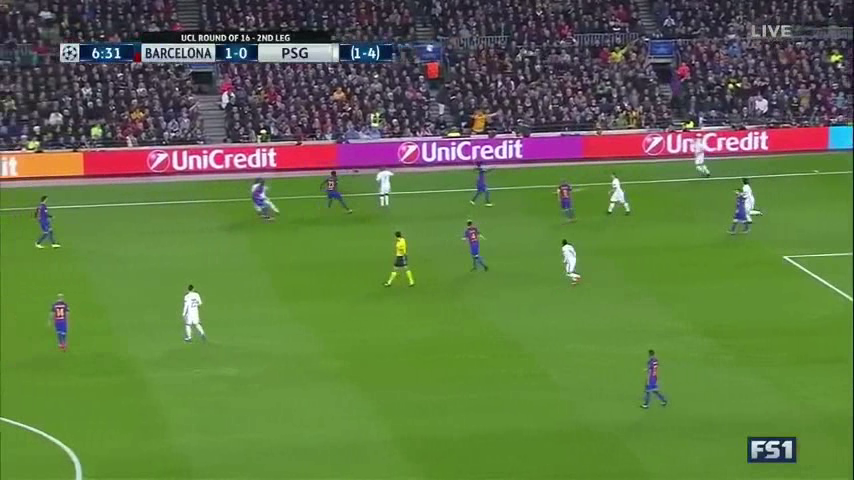
//> input picture frame 30 of MTI805_Project/BLOB_DETECTION/soccer.avi, 854 x 480 px
$ ./BLOB_DETECTION   (built with g++ and OpenCV 4)
//> lines starting //> are read from the running program, lines starting //| are printed output that depends on the picture; after the words box and inside, x2 and y2 are one past the last pixel; in counts of white or black regions, pixels touching at a corner belong together
### MTI805_Project/BLOB_DETECTION/stdafx.h
// stdafx.h : include file for standard system include files,
// or project specific include files that are used frequently, but
// are changed infrequently
//

#pragma once

#include "targetver.h"

#include <stdio.h>
#include <tchar.h>


// TODO: reference additional headers your program requires here

### MTI805_Project/BLOB_DETECTION/BLOB_DETECTION.cpp
// MTI805_Laboratoire_2_Panorama.cpp : Defines the entry point for the console application.
//

#include "stdafx.h"
#include <stdio.h>
#include <iostream>
#include "opencv2/core.hpp"
#include "opencv2/features2d.hpp"
#include "opencv2/xfeatures2d.hpp"
#include "opencv2/highgui.hpp"
#include "opencv2/imgproc/imgproc.hpp"
#include "opencv2/calib3d/calib3d.hpp"
#include "opencv2/ml.hpp"
#include "opencv2/objdetect/objdetect.hpp"

using namespace cv;
using namespace cv::xfeatures2d;
using namespace cv::ml;
using namespace std;

// [6 lines of commented-out code are left out]

const int GREEN_HUE_HIGH_BLOB = 76;
const int GREEN_HUE_LOW_BLOB = 34;
const int GREEN_SAT_HIGH_BLOB = 255;
const int GREEN_SAT_LOW_BLOB = 37;
const int GREEN_vOL_HIGH_BLOB = 255;
const int GREEN_vOL_LOW_BLOB = 0;

const int SIZE_OBJECT_TO_REMOVE_BLOB = 20;

const int WIDTH = 32;
const int HEIGHT = 64;
const int LABEL_POS = 1;
const int LABEL_NEG = -1;

string itos(int i);
bool isGreen(Vec3f color);

int main()
{

	VideoCapture cap("soccer.avi"); // load the video
	String player_cascade_name = "cascade.xml";
	CascadeClassifier player_cascade;
	Mat imgOriginal;
	Mat imgHSV, imgGray;
	Mat imgThresholded_blob;
	Mat imgThresholdedBlob;
	Mat imgMask;
	bool bSuccess = false;
	bool emTrained = false;
	vector<Rect> players;
	vector<Mat> playersImage;
	Mat hist;

	// video
	if (!cap.isOpened())  // if not success, exit program
	{
		cout << "Cannot open the mp4 video file." << endl;
		return -1;
	}

	// controls for tuning HSV values
	namedWindow("Control", CV_WINDOW_AUTOSIZE);

	int iLowH = 0;
	int iHighH = 179;

	int iLowS = 0;
	int iHighS = 255;

	int iLowV = 0;
	int iHighV = 255;

	// create trackbars in "Control" window
	cvCreateTrackbar("LowH", "Control", &iLowH, 179); // hue (0 - 179)
	cvCreateTrackbar("HighH", "Control", &iHighH, 179);

	cvCreateTrackbar("LowS", "Control", &iLowS, 255); // saturation (0 - 255)
	cvCreateTrackbar("HighS", "Control", &iHighS, 255);

	cvCreateTrackbar("LowV", "Control", &iLowV, 255); // value (0 - 255)
	cvCreateTrackbar("HighV", "Control", &iHighV, 255);

	while (cap.isOpened())
	{
		bSuccess = cap.read(imgOriginal); // read a new frame from video
//> imgOriginal is the input picture: 480 rows x 854 cols, CV_8UC3; mean B, G, R 68.4, 116.9, 95.8

		if (!bSuccess) //if not success, break loop
		{
			cout << "Cannot read a frame from video stream" << endl;
			break;
		}

		/* Field segmentation using HSV color space */

		cvtColor(imgOriginal, imgHSV, COLOR_BGR2HSV); // convert the captured frame from BGR to HSV
//> imgHSV: 480 rows x 854 cols, CV_8UC3; mean H, S, V 76.2, 125.4, 127.5
		//inRange(imgHSV, Scalar(iLowH, iLowS, iLowV), Scalar(iHighH, iHighS, iHighV), imgThresholded_blob); //Threshold the image
		inRange(imgHSV, Scalar(GREEN_HUE_LOW_BLOB, GREEN_SAT_LOW_BLOB, GREEN_vOL_LOW_BLOB), Scalar(GREEN_HUE_HIGH_BLOB, GREEN_SAT_HIGH_BLOB, GREEN_vOL_HIGH_BLOB), imgThresholded_blob); // Green Hue Value [38;75]
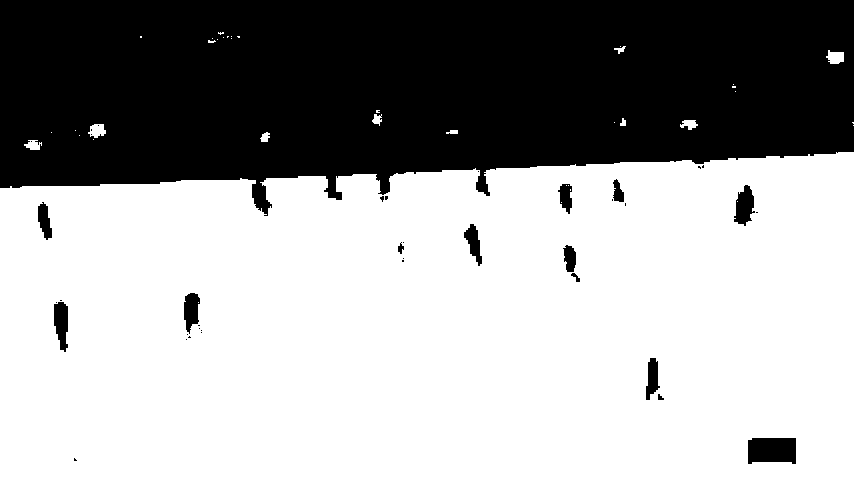
//> imgThresholded_blob: 480 rows x 854 cols, CV_8UC1; 63.1% white; 39 black regions (25 under 20 px), largest, box (x1, y1, x2, y2) and area: (0, 0, 854, 216) 146543, (748, 438, 796, 464) 1160, (734, 185, 755, 226) 552

		// morphological opening (remove small objects from the foreground)
		erode(imgThresholded_blob, imgThresholded_blob, getStructuringElement(MORPH_ELLIPSE, Size(SIZE_OBJECT_TO_REMOVE_BLOB, SIZE_OBJECT_TO_REMOVE_BLOB)));
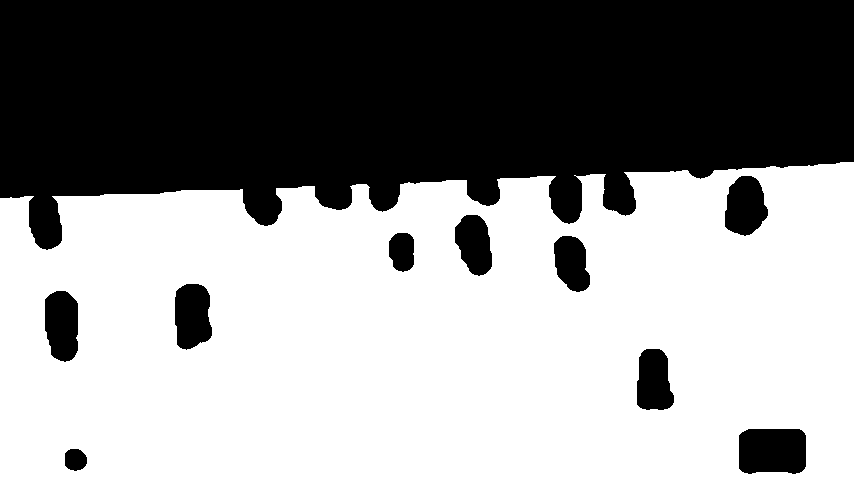
//> imgThresholded_blob: 480 rows x 854 cols, CV_8UC1; 56.7% white; 10 black regions, largest, box (x1, y1, x2, y2) and area: (0, 0, 854, 250) 162388, (739, 429, 806, 474) 2852, (175, 284, 212, 350) 2020
		//dilate(imgThresholded_blob, imgThresholded_blob, getStructuringElement(MORPH_ELLIPSE, Size(15, 15)));

		// morphological closing (fill small holes in the foreground)
		//dilate(imgThresholded_blob, imgThresholded_blob, getStructuringElement(MORPH_ELLIPSE, Size(SIZE_HOLE_TO_FILL, SIZE_HOLE_TO_FILL)));
		//erode(imgThresholded_blob, imgThresholded_blob, getStructuringElement(MORPH_ELLIPSE, Size(SIZE_HOLE_TO_FILL, SIZE_HOLE_TO_FILL)));

		// Set up the detector with default parameters.
		Ptr<SimpleBlobDetector> detector = SimpleBlobDetector::create();

		// Detect blobs.
		std::vector<KeyPoint> keypoints;
		detector->detect(imgThresholded_blob, keypoints);
//> keypoints = 8 keypoints; (x, y, size): (772, 450, 67.4), (192, 315, 54.7), (62, 325, 52.5), (745, 206, 51), (474, 244, 48.2), (571, 263, 45.8), (402, 251, 34.2), (75, 459, 23.4)
		drawKeypoints(imgThresholded_blob, keypoints, imgThresholded_blob, Scalar(0, 0, 255), DrawMatchesFlags::DRAW_RICH_KEYPOINTS);
//> imgThresholded_blob: 480 rows x 854 cols, CV_8UC3

		// [60 lines of commented-out code are left out]
		imshow("Thresholded Image", imgThresholded_blob); //show the thresholded image
		imshow("Original", imgOriginal); //show the original image
		//imshow("Mask", imgMask); //show the original image

		//waitKey(0);
		if (waitKey(30) == 27) //wait for 'esc' key press for 30ms. If 'esc' key is pressed, break loop
//> the Esc key is pressed
		{
			cout << "esc key is pressed by user" << endl;
			break;
		}
	}

	return 0;
}

string itos(int i) // convert int to string
{
	stringstream s;
	s << i;
	return s.str();
}

bool isGreen(Vec3f color) {
	Mat_<Vec3f> bgr(color);
	//cout << "BGR: " << bgr << endl;
	Mat_<Vec3f> hsv;
	cvtColor(bgr, hsv, CV_BGR2HSV);
	Vec3f hsv_values = hsv.at<Vec3f>(0, 0);
	// [4 lines of commented-out code are left out]
	if (hsv_values.val[0] > 30 && hsv_values.val[0] < 150 &&
		hsv_values.val[1] > 15.0f / 100 && hsv_values.val[1] < 75.0f / 100 &&
		hsv_values.val[2] > 0 && hsv_values.val[2] < 255) {
		return true;
	}
	else {
		return false;
	}

}

$ run again, starting later in the video
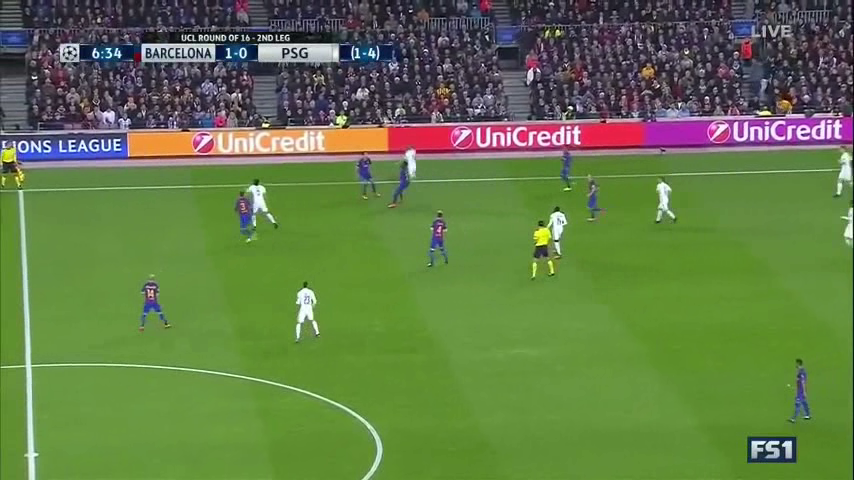
//> input picture frame 135 of MTI805_Project/BLOB_DETECTION/soccer.avi, 854 x 480 px
//> imgOriginal is the input picture: 480 rows x 854 cols, CV_8UC3; mean B, G, R 71.7, 122.2, 99
//> imgHSV: 480 rows x 854 cols, CV_8UC3; mean H, S, V 72.8, 125.6, 132
//> `inRange(imgHSV, Scalar(GREEN_HUE_LOW_BLOB, GREEN_SAT_LOW_BLOB, GREEN_v..`:
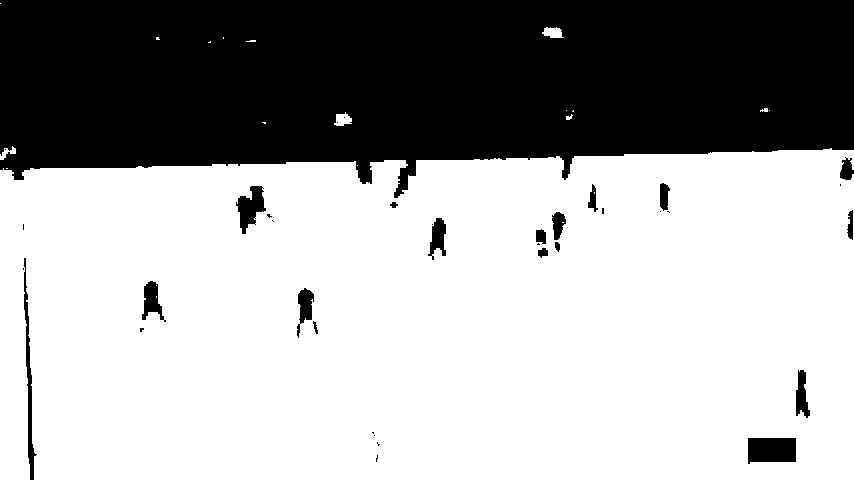
//> imgThresholded_blob: 480 rows x 854 cols, CV_8UC1; 65.2% white; 36 black regions (18 under 20 px), largest, box (x1, y1, x2, y2) and area: (0, 0, 854, 198) 136947, (748, 438, 796, 464) 1156, (24, 258, 37, 480) 816
//> `erode(imgThresholded_blob, imgThresholded_blob, getStructuringElement(..`:
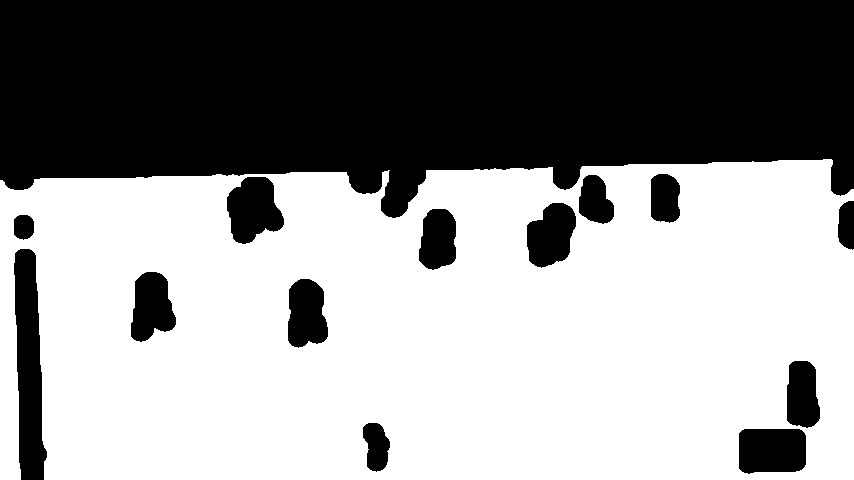
//> imgThresholded_blob: 480 rows x 854 cols, CV_8UC1; 57.4% white; 14 black regions, largest, box (x1, y1, x2, y2) and area: (0, 0, 854, 218) 148756, (14, 249, 47, 480) 5316, (739, 429, 806, 474) 2832
//> keypoints = 5 keypoints; (x, y, size): (772, 450, 67.2), (438, 239, 52.3), (802, 395, 52.2), (664, 198, 43.2), (23, 227, 24.9)

$ run again, starting later in the video
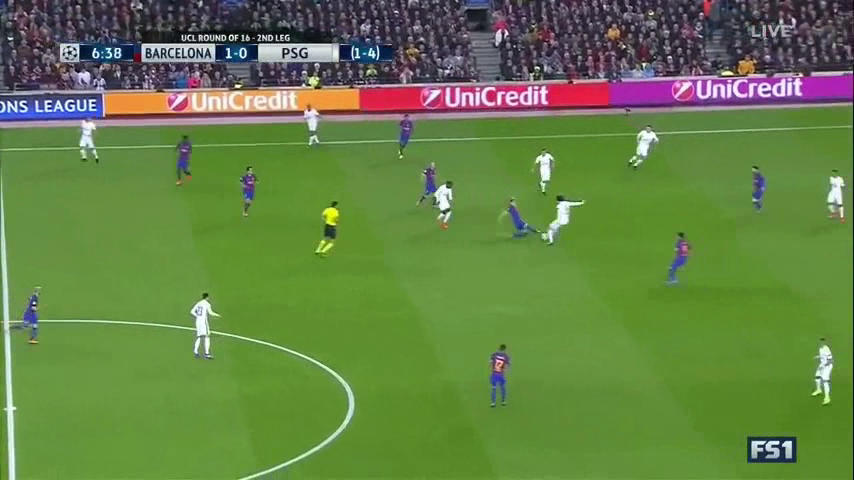
//> input picture frame 240 of MTI805_Project/BLOB_DETECTION/soccer.avi, 854 x 480 px
//> imgOriginal is the input picture: 480 rows x 854 cols, CV_8UC3; mean B, G, R 70.1, 128.2, 100.6
//> imgHSV: 480 rows x 854 cols, CV_8UC3; mean H, S, V 66.1, 133.1, 136.5
//> `inRange(imgHSV, Scalar(GREEN_HUE_LOW_BLOB, GREEN_SAT_LOW_BLOB, GREEN_v..`:
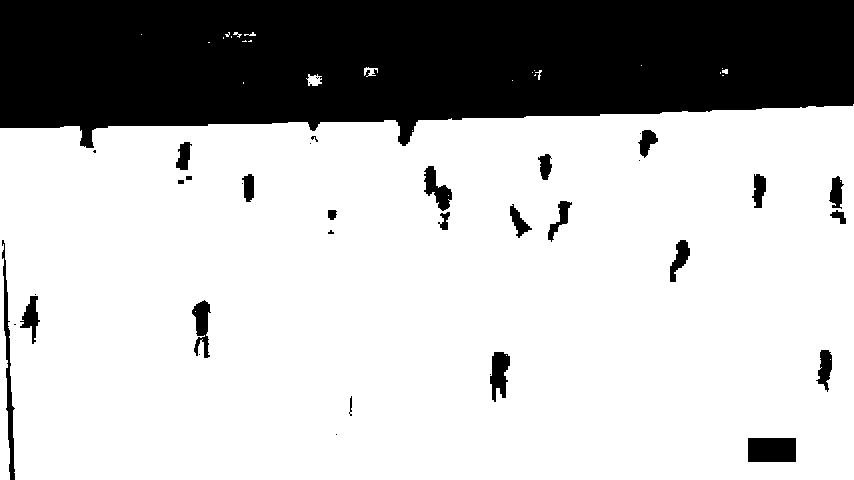
//> imgThresholded_blob: 480 rows x 854 cols, CV_8UC1; 73.2% white; 37 black regions (14 under 20 px), largest, box (x1, y1, x2, y2) and area: (0, 0, 854, 148) 101782, (748, 438, 796, 462) 1152, (2, 240, 15, 480) 967
//> `erode(imgThresholded_blob, imgThresholded_blob, getStructuringElement(..`:
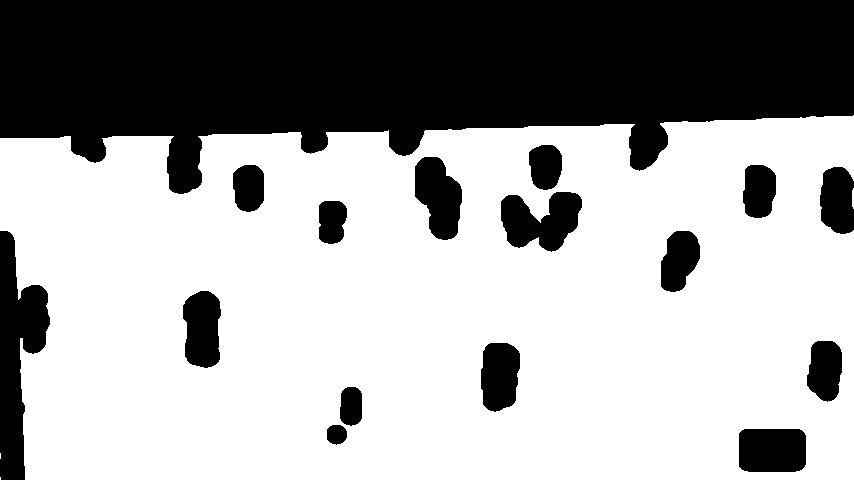
//> imgThresholded_blob: 480 rows x 854 cols, CV_8UC1; 64.2% white; 16 black regions, largest, box (x1, y1, x2, y2) and area: (0, 0, 854, 194) 115165, (0, 231, 50, 480) 6754, (501, 192, 582, 252) 3201
//> keypoints = 10 keypoints; (x, y, size): (772, 450, 66), (499, 375, 56.8), (679, 260, 49.8), (825, 370, 49.2), (759, 190, 46.1), (248, 187, 42.2), (545, 166, 41.8), (332, 221, 40.3), (351, 406, 33.4), (336, 434, 21.3)
